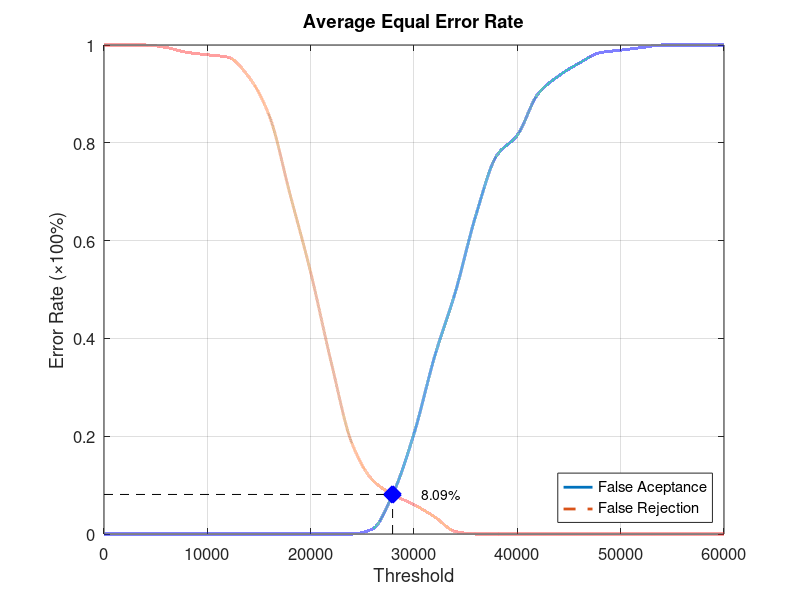
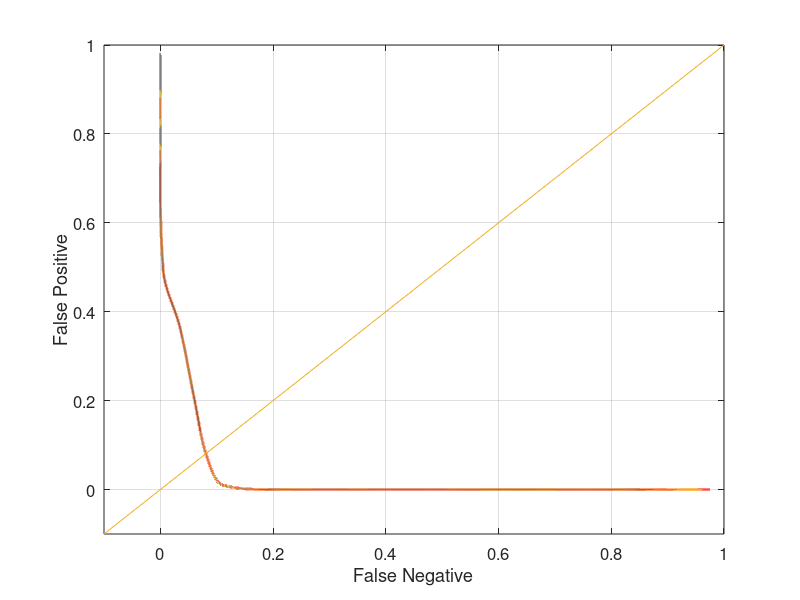

Write the MATLAB code that produced these figures, in order.
function yEER = Database5_3
close all;
clear;
clc;
x = 0:2000:60000;
xq = 0:0.5:60000;

y0 = [0 0 0 0 0 0 0 0 0 0 0 0 0 0.0105263 0.0842105 0.205263 0.363158 0.494737 0.652632 0.773684 0.815789 0.9 0.936842 0.963158 0.984211 0.989474 0.994737 1 1 1 1];
yy0 = interp1(x, y0, xq, 'pchip');
y1 = [1 1 1 0.995 0.985 0.98 0.975 0.935 0.855 0.695 0.535 0.35 0.185 0.11 0.08 0.06 0.035 0.005 0 0 0 0 0 0 0 0 0 0 0 0 0];
yy1 = interp1(x, y1, xq, 'pchip');

% Calculating EER: 
y2 = abs(y0 - y1);
find(y2 == min(y2))
yy2 = abs(yy0 - yy1);
xEER = find(yy2 == min(yy2));
xEERIndex = xq(xEER) % X-axis EER
yEER = yy0(xEER) % Y-axis EER

main = figure
plot(xq, yy0,'-','LineWidth', 2);	hold on
plot(xq, yy1,'--','LineWidth', 2);	hold on
plot([xEERIndex xEERIndex], [0 yEER], 'k--');	hold on
plot([0 xEERIndex], [yEER yEER], 'k--');	hold on
plot(xEERIndex, yEER, 'bx', 'LineWidth', 10);	hold on
text(xEERIndex + 10 * xEERIndex / 100, yEER, [num2str(round((10000 * yEER)) / 100) '%'])
legend('False Aceptance', 'False Rejection', 'Location', 'SouthEast')
xlabel('Threshold')
ylabel('Error Rate (\times100%)')
title('Average Equal Error Rate')
set(gca, 'FontSize', 12)
axis([0 60000 0 1])
grid on

print(main, 'Database5_3Main', '-dpng');
FNRxFPR = figure('Color', [1 1 1]);
plot(yy1, yy0, '-', yy1, yy0, 'LineWidth', 2);
hold on
y = -0.1:0.1:1
plot(y, y); 
set(gca, 'FontSize', 12)
xlabel('False Negative')
ylabel('False Positive')
axis([-0.1 1 -0.1 1])
set(gca, 'FontSize', 12)
grid on

print(FNRxFPR, 'Database5_3FNRxFPR','-dpng');
end
